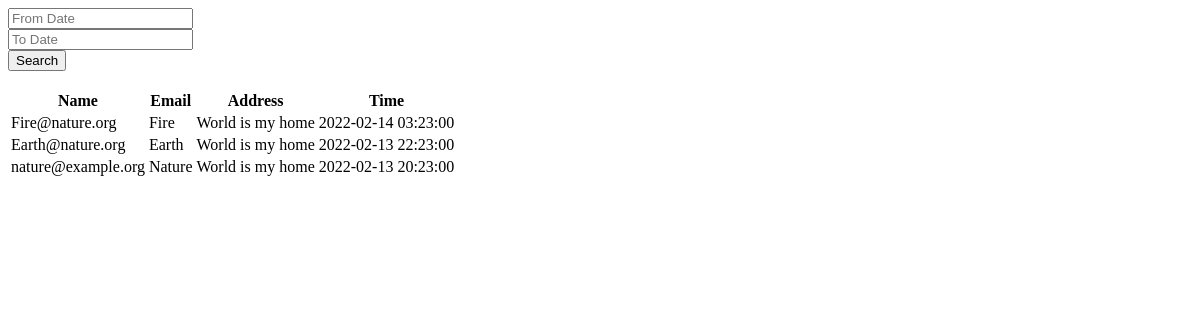
The page / on the database its author committed.
### tables this page shows
CREATE TABLE `data` (
  `id` int(255) NOT NULL,
  `name` varchar(255) DEFAULT NULL,
  `email` varchar(255) DEFAULT NULL,
  `address` varchar(255) DEFAULT NULL,
  `time_stamp` timestamp NOT NULL DEFAULT current_timestamp() ON UPDATE current_timestamp()
);

### database_class.php (called while the page is built, shortened)
<?php
class Database{
    public function open_db_connection(){
        $this->connection = new mysqli("localhost", "root", "", "data");
     }
}
$database = new Database();
?>

### data_class.php (the view, shortened to what this page needs)
<?php
require_once "database_class.php";
class Datas
{
    public function view_data()
    {
        global $database;
            $query_data = "select * from data order by id DESC limit 20";
            $result_query = $database->connection->query($query_data);
            while($row = mysqli_fetch_array($result_query))
            {
            $name = $row['name'];
            $email = $row['email'];
            $address = $row['address'];
            $time= $row['time_stamp'];
            echo
            "
            <tr>
            <td>$name</td>
            <td>$email</td>
            <td>$address</td>
            <td>$time</td>
            </tr>
        ";
            }
    }
}
?>

### index.php (shortened to what this page needs)
<?php
include_once("init.php");
?>
<!DOCTYPE html>
<html lang="en">
<head>
    <link href="datetimepicker/jquery.datetimepicker.css" rel="stylesheet">
</head>
<body>
                    <div class='row'>
                        <div class="col-md-2">
                        <form method='post' action='index.php'>
                            <input type="text" name="from_date" id="demo_from" class="form-control dateFilter" placeholder="From Date" />
                        </div>
                        <div class="col-md-2">
                            <input type="text" name="to_date" id="demo_to" class="form-control dateFilter" placeholder="To Date" />
                        </div>
                        <div class="col-md-2">
                            <input type="button" name="search" id="btn_search" value="Search" class="btn btn-primary" />
                        </div>
                        </div>
                    <br>
		<table id="purchase_order" class="table table-bordered table-striped table-responsive-stack" id="tableOne">
			<thead class="alert-info">
				<tr>
                    <th>Name</th>
					<th>Email</th>
                    <th>Address</th>
                    <th>Time</th>
				</tr>
			</thead>
			<tbody>
                    <?php $data->view_data(); ?>
                    </tbody>
		</table>
</body>
</html>

### rows shown on the page
data: name "Fire@nature.org", email "Fire", address "World is my home", time_stamp "2022-02-14 03:23:00"
data: name "Earth@nature.org", email "Earth", address "World is my home", time_stamp "2022-02-13 22:23:00"
data: name "nature@example.org", email "Nature", address "World is my home", time_stamp "2022-02-13 20:23:00"
